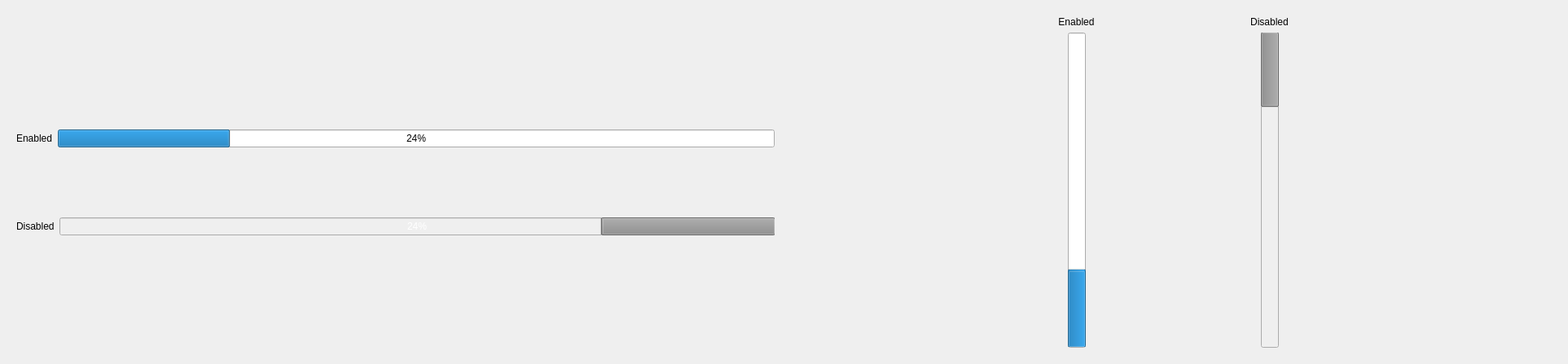
          <widget class="QWidget" name="page_5">
           <property name="geometry">
            <rect>
             <x>0</x>
             <y>0</y>
             <width>1925</width>
             <height>447</height>
            </rect>
           </property>
           <attribute name="label">
            <string>Progress Bar</string>
           </attribute>
           <layout class="QGridLayout" name="gridLayout_13">
            <item row="0" column="0">
             <widget class="QWidget" name="widget" native="true">
              <layout class="QGridLayout" name="gridLayout_10">
               <item row="1" column="0">
                <layout class="QHBoxLayout" name="horizontalLayout_15">
                 <item>
                  <widget class="QLabel" name="label_73">
                   <property name="text">
                    <string>Enabled</string>
                   </property>
                  </widget>
                 </item>
                 <item>
                  <layout class="QVBoxLayout" name="verticalLayout_3">
                   <item>
                    <spacer name="verticalSpacer_20">
                     <property name="orientation">
                      <enum>Qt::Orientation::Vertical</enum>
                     </property>
                     <property name="sizeHint" stdset="0">
                      <size>
                       <width>20</width>
                       <height>40</height>
                      </size>
                     </property>
                    </spacer>
                   </item>
                   <item>
                    <widget class="QProgressBar" name="progressBar">
                     <property name="value">
                      <number>24</number>
                     </property>
                    </widget>
                   </item>
                   <item>
                    <spacer name="verticalSpacer_21">
                     <property name="orientation">
                      <enum>Qt::Orientation::Vertical</enum>
                     </property>
                     <property name="sizeHint" stdset="0">
                      <size>
                       <width>20</width>
                       <height>40</height>
                      </size>
                     </property>
                    </spacer>
                   </item>
                  </layout>
                 </item>
                </layout>
               </item>
               <item row="2" column="0">
                <layout class="QHBoxLayout" name="horizontalLayout_16">
                 <item>
                  <widget class="QLabel" name="label_74">
                   <property name="text">
                    <string>Disabled</string>
                   </property>
                  </widget>
                 </item>
                 <item>
                  <layout class="QVBoxLayout" name="verticalLayout_22">
                   <item>
                    <spacer name="verticalSpacer_9">
                     <property name="orientation">
                      <enum>Qt::Orientation::Vertical</enum>
                     </property>
                     <property name="sizeHint" stdset="0">
                      <size>
                       <width>20</width>
                       <height>40</height>
                      </size>
                     </property>
                    </spacer>
                   </item>
                   <item>
                    <widget class="QProgressBar" name="progressBar_2">
                     <property name="enabled">
                      <bool>false</bool>
                     </property>
                     <property name="value">
                      <number>24</number>
                     </property>
                     <property name="textVisible">
                      <bool>true</bool>
                     </property>
                     <property name="invertedAppearance">
                      <bool>true</bool>
                     </property>
                    </widget>
                   </item>
                   <item>
                    <spacer name="verticalSpacer_19">
                     <property name="orientation">
                      <enum>Qt::Orientation::Vertical</enum>
                     </property>
                     <property name="sizeHint" stdset="0">
                      <size>
                       <width>20</width>
                       <height>40</height>
                      </size>
                     </property>
                    </spacer>
                   </item>
                  </layout>
                 </item>
                </layout>
               </item>
               <item row="0" column="0">
                <spacer name="verticalSpacer_24">
                 <property name="orientation">
                  <enum>Qt::Orientation::Vertical</enum>
                 </property>
                 <property name="sizeHint" stdset="0">
                  <size>
                   <width>20</width>
                   <height>40</height>
                  </size>
                 </property>
                </spacer>
               </item>
               <item row="3" column="0">
                <spacer name="verticalSpacer_25">
                 <property name="orientation">
                  <enum>Qt::Orientation::Vertical</enum>
                 </property>
                 <property name="sizeHint" stdset="0">
                  <size>
                   <width>20</width>
                   <height>40</height>
                  </size>
                 </property>
                </spacer>
               </item>
              </layout>
             </widget>
            </item>
            <item row="0" column="1">
             <widget class="QWidget" name="widget_2" native="true">
              <layout class="QGridLayout" name="gridLayout_12">
               <item row="0" column="2">
                <layout class="QVBoxLayout" name="verticalLayout_21">
                 <item>
                  <widget class="QLabel" name="label_72">
                   <property name="text">
                    <string>Disabled</string>
                   </property>
                   <property name="alignment">
                    <set>Qt::AlignmentFlag::AlignCenter</set>
                   </property>
                  </widget>
                 </item>
                 <item>
                  <layout class="QHBoxLayout" name="horizontalLayout_14">
                   <item>
                    <spacer name="horizontalSpacer_33">
                     <property name="orientation">
                      <enum>Qt::Orientation::Horizontal</enum>
                     </property>
                     <property name="sizeHint" stdset="0">
                      <size>
                       <width>40</width>
                       <height>20</height>
                      </size>
                     </property>
                    </spacer>
                   </item>
                   <item>
                    <widget class="QProgressBar" name="progressBar_4">
                     <property name="enabled">
                      <bool>false</bool>
                     </property>
                     <property name="value">
                      <number>24</number>
                     </property>
                     <property name="textVisible">
                      <bool>true</bool>
                     </property>
                     <property name="orientation">
                      <enum>Qt::Orientation::Vertical</enum>
                     </property>
                     <property name="invertedAppearance">
                      <bool>true</bool>
                     </property>
                    </widget>
                   </item>
                   <item>
                    <spacer name="horizontalSpacer_34">
                     <property name="orientation">
                      <enum>Qt::Orientation::Horizontal</enum>
                     </property>
                     <property name="sizeHint" stdset="0">
                      <size>
                       <width>40</width>
                       <height>20</height>
                      </size>
                     </property>
                    </spacer>
                   </item>
                  </layout>
                 </item>
                </layout>
               </item>
               <item row="0" column="1">
                <layout class="QVBoxLayout" name="verticalLayout_15">
                 <item>
                  <widget class="QLabel" name="label_53">
                   <property name="text">
                    <string>Enabled</string>
                   </property>
                   <property name="alignment">
                    <set>Qt::AlignmentFlag::AlignCenter</set>
                   </property>
                  </widget>
                 </item>
                 <item>
                  <layout class="QHBoxLayout" name="horizontalLayout">
                   <item>
                    <spacer name="horizontalSpacer">
                     <property name="orientation">
                      <enum>Qt::Orientation::Horizontal</enum>
                     </property>
                     <property name="sizeHint" stdset="0">
                      <size>
                       <width>40</width>
                       <height>20</height>
                      </size>
                     </property>
                    </spacer>
                   </item>
                   <item>
                    <widget class="QProgressBar" name="progressBar_3">
                     <property name="value">
                      <number>24</number>
                     </property>
                     <property name="orientation">
                      <enum>Qt::Orientation::Vertical</enum>
                     </property>
                    </widget>
                   </item>
                   <item>
                    <spacer name="horizontalSpacer_18">
                     <property name="orientation">
                      <enum>Qt::Orientation::Horizontal</enum>
                     </property>
                     <property name="sizeHint" stdset="0">
                      <size>
                       <width>40</width>
                       <height>20</height>
                      </size>
                     </property>
                    </spacer>
                   </item>
                  </layout>
                 </item>
                </layout>
               </item>
               <item row="0" column="0">
                <spacer name="horizontalSpacer_35">
                 <property name="orientation">
                  <enum>Qt::Orientation::Horizontal</enum>
                 </property>
                 <property name="sizeHint" stdset="0">
                  <size>
                   <width>40</width>
                   <height>20</height>
                  </size>
                 </property>
                </spacer>
               </item>
               <item row="0" column="3">
                <spacer name="horizontalSpacer_36">
                 <property name="orientation">
                  <enum>Qt::Orientation::Horizontal</enum>
                 </property>
                 <property name="sizeHint" stdset="0">
                  <size>
                   <width>40</width>
                   <height>20</height>
                  </size>
                 </property>
                </spacer>
               </item>
              </layout>
             </widget>
            </item>
           </layout>
          </widget>
